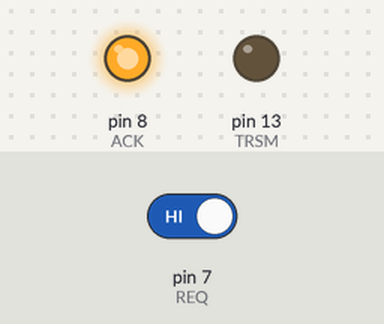
The sketch below on a simulated Arduino Uno, built with avr-gcc and run on an emulated ATmega328P. Parts: output pins drawn as LEDs (lit = HIGH). The inputs (shaded band) are chosen by the test bench; at power-on: pin 7 (REQ) HIGH. What the sketch prints to the serial monitor is not drawn.

Above: at 2.0 s.
2.1 s: pin 7 (REQ) driven LOW
At 11.7 s:
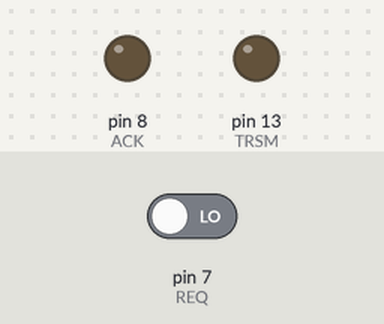
12.6 s: pin 7 (REQ) driven HIGH
At 13.0 s:
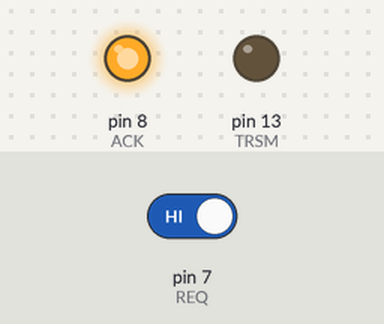
Timing chart, 0 to 15.6 s (numbered marks = the images above; inputs shaded):
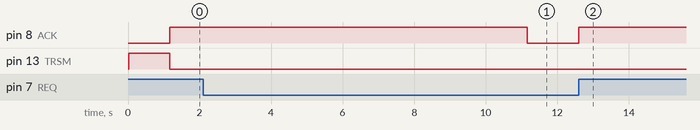

The sketch:

main_newlogic.ino
```cpp
/*
This code generates a sinusoidal function at a given frequency, and then sends it via USART to another microcontroller.
Then it waits for the Transformed signal.
*/

#define     DURATA          1
#define     FREQ            1
#define     NUM_SAMPLES     128
#define     FREQ_CAMP       NUM_SAMPLES/DURATA
#define     TWO_PI          6.28318530718
#define     NUM_FIN         105
#define     TRSM            13                      // lamp -> trasmissione in corso, high -> trasmissione avvenuta con successo
#define     ACK             8
#define     REQ             7

void genera_sinusoide_quantizzata(float, float, int, uint8_t *);
void toggle(int, float);

int data_rec;
int count = 0;
uint8_t   indici[NUM_SAMPLES];
int       ricevuti = 0;

void setup() {
    genera_sinusoide_quantizzata(FREQ, FREQ_CAMP, NUM_SAMPLES, indici);


    //inizializzazione PIN
    pinMode(TRSM, OUTPUT);
    pinMode(REQ,INPUT);
    pinMode(ACK, OUTPUT);
    digitalWrite(ACK,LOW);
    digitalWrite(TRSM, LOW);

    Serial.begin(115200);
    Serial.setTimeout(10000);

    //inviamo massimo e minimo
    int32_t massimo = 1;
    int32_t minimo = -1;
    for(int i=0; i<4; i++){
        Serial.write((uint8_t)((massimo >> (8 * i)) & 0xFF));
    }
    // toggle(TRSM,500);
    for(int i=0; i<4; i++){
        Serial.write((uint8_t)((minimo >> (8 * i)) & 0xFF));
    }
    // toggle(TRSM,1000);

    //inviamo 105 finestre contenenti la stessa sinusoide
    digitalWrite(TRSM, HIGH);
    for(int i=0; i<NUM_FIN; i++){
        for(int j=0; j<NUM_SAMPLES; j++){
            Serial.write(indici[j]);
            // toggle(TRSM, 50);
        }
        // delay(10);
    }

    digitalWrite(TRSM,LOW);

    // aspetto i risultati dello spettrogramma

    for(int i=0; i<NUM_FIN; i++){
        while(digitalRead(REQ) == LOW){}
        digitalWrite(ACK, HIGH);

        data_rec = Serial.readBytes(indici,128);
        ricevuti+=128;
        digitalWrite(ACK, LOW);
    }

    // for(int i=0; i<NUM_FIN; i++){
    //     digitalWrite(REQ,HIGH);
    //     while(digitalRead(ACK) == LOW){

    //     }
    //     data_rec=Serial.readBytes(indici, 128);
    //     digitalWrite(REQ,LOW);
    // }
    Serial.println("\n");
    Serial.println("caratteri ricevuti = "+String(ricevuti));

}

void loop() {
  // put your main code here, to run repeatedly:
    Serial.println(indici[count]);

    toggle(TRSM,500);
    count++;
}

void genera_sinusoide_quantizzata(float freq, float freq_camp, int num_samples, uint8_t * indici){
    for(int i=0; i<num_samples; i++){
        indici[i] = (uint8_t)((sin(TWO_PI*freq*i/freq_camp)+1)/2*255);  //  [-1,1] -> [0,255]
    }
}

void toggle(int n_pin, int time){
    digitalWrite(n_pin, HIGH);
    delay(time);
    digitalWrite(n_pin, LOW);
    delay(time);
}
```

Measured:
- after the input at 2.1 s, pin 8 (ACK): HIGH → LOW after 9.1 s
- after the input at 12.6 s, pin 8 (ACK): LOW → HIGH at once
